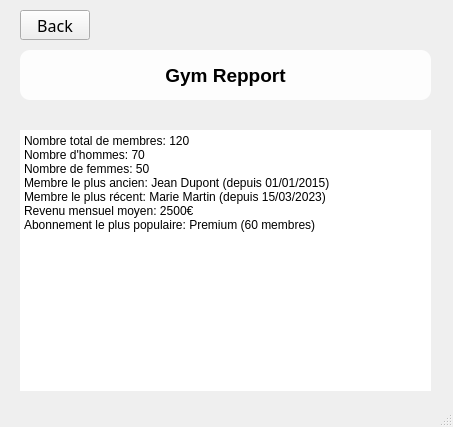
<?xml version="1.0" encoding="UTF-8"?>
<ui version="4.0">
 <class>MainWindow</class>
 <widget class="QMainWindow" name="MainWindow">
  <property name="geometry">
   <rect>
    <x>0</x>
    <y>0</y>
    <width>453</width>
    <height>427</height>
   </rect>
  </property>
  <property name="windowTitle">
   <string>MainWindow</string>
  </property>
  <property name="styleSheet">
   <string notr="true">QMainWindow{
	border-image: url(:/background/img/69fcd025-ace0-436b-b43e-1b66b6ba83c5.jpeg);
}</string>
  </property>
  <widget class="QWidget" name="centralwidget">
   <widget class="QTextEdit" name="report">
    <property name="geometry">
     <rect>
      <x>20</x>
      <y>130</y>
      <width>411</width>
      <height>261</height>
     </rect>
    </property>
    <property name="styleSheet">
     <string notr="true">border-radius:10px;</string>
    </property>
    <property name="readOnly">
     <bool>true</bool>
    </property>
    <property name="plainText">
     <string>Nombre total de membres: 120
Nombre d'hommes: 70
Nombre de femmes: 50
Membre le plus ancien: Jean Dupont (depuis 01/01/2015)
Membre le plus récent: Marie Martin (depuis 15/03/2023)
Revenu mensuel moyen: 2500€
Abonnement le plus populaire: Premium (60 membres)</string>
    </property>
   </widget>
   <widget class="QLabel" name="statsTitle">
    <property name="geometry">
     <rect>
      <x>20</x>
      <y>50</y>
      <width>411</width>
      <height>50</height>
     </rect>
    </property>
    <property name="font">
     <font>
      <pointsize>14</pointsize>
      <weight>75</weight>
      <bold>true</bold>
     </font>
    </property>
    <property name="styleSheet">
     <string notr="true">font-weight: bold;
color: rgb(0, 0, 0);
background-color: rgba(255, 255, 255,0.9);
padding: 10px;
border-radius:10px;</string>
    </property>
    <property name="text">
     <string>Gym Repport</string>
    </property>
    <property name="alignment">
     <set>Qt::AlignCenter</set>
    </property>
   </widget>
   <widget class="QPushButton" name="back">
    <property name="geometry">
     <rect>
      <x>20</x>
      <y>10</y>
      <width>70</width>
      <height>30</height>
     </rect>
    </property>
    <property name="font">
     <font>
      <family>8514oem</family>
      <pointsize>12</pointsize>
     </font>
    </property>
    <property name="text">
     <string>Back</string>
    </property>
   </widget>
  </widget>
  <widget class="QMenuBar" name="menubar">
   <property name="geometry">
    <rect>
     <x>0</x>
     <y>0</y>
     <width>453</width>
     <height>26</height>
    </rect>
   </property>
  </widget>
  <widget class="QStatusBar" name="statusbar"/>
 </widget>
 <resources>
  <include location="ressource.qrc"/>
 </resources>
 <connections/>
</ui>
